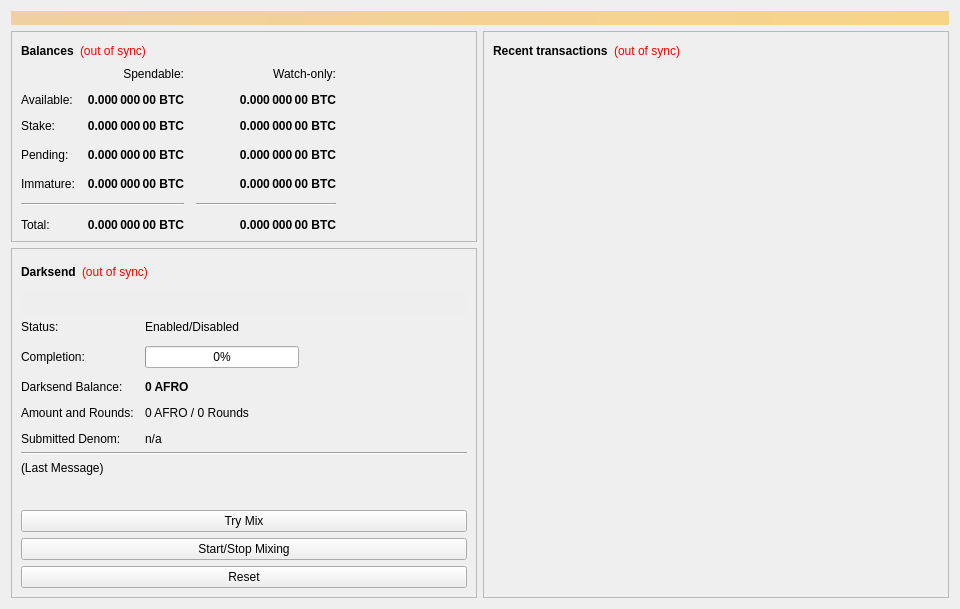
<?xml version="1.0" encoding="UTF-8"?>
<ui version="4.0">
 <class>OverviewPage</class>
 <widget class="QWidget" name="OverviewPage">
  <property name="geometry">
   <rect>
    <x>0</x>
    <y>0</y>
    <width>960</width>
    <height>594</height>
   </rect>
  </property>
  <property name="minimumSize">
   <size>
    <width>960</width>
    <height>0</height>
   </size>
  </property>
  <property name="windowTitle">
   <string>Form</string>
  </property>
  <layout class="QVBoxLayout" name="topLayout">
   <item>
    <widget class="QLabel" name="labelAlerts">
     <property name="visible">
      <bool>false</bool>
     </property>
     <property name="styleSheet">
      <string notr="true">background-color: qlineargradient(x1: 0, y1: 0, x2: 1, y2: 0, stop:0 #F0D0A0, stop:1 #F8D488); color:#000000;</string>
     </property>
     <property name="wordWrap">
      <bool>true</bool>
     </property>
     <property name="margin">
      <number>3</number>
     </property>
    </widget>
   </item>
   <item>
    <layout class="QHBoxLayout" name="horizontalLayout" stretch="1,1">
     <item>
      <layout class="QVBoxLayout" name="verticalLayout_2">
       <item>
        <widget class="QFrame" name="frame">
         <property name="frameShape">
          <enum>QFrame::StyledPanel</enum>
         </property>
         <property name="frameShadow">
          <enum>QFrame::Raised</enum>
         </property>
         <layout class="QVBoxLayout" name="verticalLayout_4">
          <item>
           <layout class="QHBoxLayout" name="horizontalLayout_4">
            <item>
             <widget class="QLabel" name="label_5">
              <property name="font">
               <font>
                <weight>75</weight>
                <bold>true</bold>
               </font>
              </property>
              <property name="text">
               <string>Balances</string>
              </property>
             </widget>
            </item>
            <item>
             <widget class="QLabel" name="labelWalletStatus">
              <property name="cursor">
               <cursorShape>WhatsThisCursor</cursorShape>
              </property>
              <property name="toolTip">
               <string>The displayed information may be out of date. Your wallet automatically synchronizes with the AFRO network after a connection is established, but this process has not completed yet.</string>
              </property>
              <property name="styleSheet">
               <string notr="true">QLabel { color: red; }</string>
              </property>
              <property name="text">
               <string notr="true">(out of sync)</string>
              </property>
              <property name="alignment">
               <set>Qt::AlignLeading|Qt::AlignLeft|Qt::AlignVCenter</set>
              </property>
             </widget>
            </item>
            <item>
             <spacer name="horizontalSpacer_3">
              <property name="orientation">
               <enum>Qt::Horizontal</enum>
              </property>
              <property name="sizeHint" stdset="0">
               <size>
                <width>40</width>
                <height>20</height>
               </size>
              </property>
             </spacer>
            </item>
           </layout>
          </item>
          <item>
           <layout class="QGridLayout" name="gridLayout">
            <property name="spacing">
             <number>12</number>
            </property>
            <item row="3" column="2">
             <widget class="QLabel" name="labelWatchPending">
              <property name="font">
               <font>
                <weight>75</weight>
                <bold>true</bold>
               </font>
              </property>
              <property name="cursor">
               <cursorShape>IBeamCursor</cursorShape>
              </property>
              <property name="toolTip">
               <string>Unconfirmed transactions to watch-only addresses</string>
              </property>
              <property name="text">
               <string notr="true">0.000 000 00 BTC</string>
              </property>
              <property name="alignment">
               <set>Qt::AlignRight|Qt::AlignTrailing|Qt::AlignVCenter</set>
              </property>
              <property name="textInteractionFlags">
               <set>Qt::LinksAccessibleByMouse|Qt::TextSelectableByKeyboard|Qt::TextSelectableByMouse</set>
              </property>
             </widget>
            </item>
            <item row="3" column="1">
             <widget class="QLabel" name="labelUnconfirmed">
              <property name="font">
               <font>
                <weight>75</weight>
                <bold>true</bold>
               </font>
              </property>
              <property name="cursor">
               <cursorShape>IBeamCursor</cursorShape>
              </property>
              <property name="toolTip">
               <string>Total of transactions that have yet to be confirmed, and do not yet count toward the spendable balance</string>
              </property>
              <property name="text">
               <string notr="true">0.000 000 00 BTC</string>
              </property>
              <property name="alignment">
               <set>Qt::AlignRight|Qt::AlignTrailing|Qt::AlignVCenter</set>
              </property>
              <property name="textInteractionFlags">
               <set>Qt::LinksAccessibleByMouse|Qt::TextSelectableByKeyboard|Qt::TextSelectableByMouse</set>
              </property>
             </widget>
            </item>
            <item row="4" column="2">
             <widget class="QLabel" name="labelWatchImmature">
              <property name="font">
               <font>
                <weight>75</weight>
                <bold>true</bold>
               </font>
              </property>
              <property name="cursor">
               <cursorShape>IBeamCursor</cursorShape>
              </property>
              <property name="toolTip">
               <string>Mined balance in watch-only addresses that has not yet matured</string>
              </property>
              <property name="text">
               <string notr="true">0.000 000 00 BTC</string>
              </property>
              <property name="alignment">
               <set>Qt::AlignRight|Qt::AlignTrailing|Qt::AlignVCenter</set>
              </property>
              <property name="textInteractionFlags">
               <set>Qt::LinksAccessibleByMouse|Qt::TextSelectableByKeyboard|Qt::TextSelectableByMouse</set>
              </property>
             </widget>
            </item>
            <item row="5" column="0" colspan="2">
             <widget class="Line" name="lineSpendableBalance">
              <property name="orientation">
               <enum>Qt::Horizontal</enum>
              </property>
             </widget>
            </item>
            <item row="5" column="2">
             <widget class="Line" name="lineWatchBalance">
              <property name="sizePolicy">
               <sizepolicy hsizetype="Preferred" vsizetype="Fixed">
                <horstretch>0</horstretch>
                <verstretch>0</verstretch>
               </sizepolicy>
              </property>
              <property name="minimumSize">
               <size>
                <width>140</width>
                <height>0</height>
               </size>
              </property>
              <property name="orientation">
               <enum>Qt::Horizontal</enum>
              </property>
             </widget>
            </item>
            <item row="6" column="0">
             <widget class="QLabel" name="labelTotalText">
              <property name="text">
               <string>Total:</string>
              </property>
             </widget>
            </item>
            <item row="4" column="1">
             <widget class="QLabel" name="labelImmature">
              <property name="font">
               <font>
                <weight>75</weight>
                <bold>true</bold>
               </font>
              </property>
              <property name="cursor">
               <cursorShape>IBeamCursor</cursorShape>
              </property>
              <property name="toolTip">
               <string>Mined balance that has not yet matured</string>
              </property>
              <property name="text">
               <string notr="true">0.000 000 00 BTC</string>
              </property>
              <property name="alignment">
               <set>Qt::AlignRight|Qt::AlignTrailing|Qt::AlignVCenter</set>
              </property>
              <property name="textInteractionFlags">
               <set>Qt::LinksAccessibleByMouse|Qt::TextSelectableByKeyboard|Qt::TextSelectableByMouse</set>
              </property>
             </widget>
            </item>
            <item row="3" column="3">
             <spacer name="horizontalSpacer_2">
              <property name="orientation">
               <enum>Qt::Horizontal</enum>
              </property>
              <property name="sizeHint" stdset="0">
               <size>
                <width>40</width>
                <height>20</height>
               </size>
              </property>
             </spacer>
            </item>
            <item row="4" column="0">
             <widget class="QLabel" name="labelImmatureText">
              <property name="text">
               <string>Immature:</string>
              </property>
             </widget>
            </item>
            <item row="6" column="1">
             <widget class="QLabel" name="labelTotal">
              <property name="font">
               <font>
                <weight>75</weight>
                <bold>true</bold>
               </font>
              </property>
              <property name="cursor">
               <cursorShape>IBeamCursor</cursorShape>
              </property>
              <property name="toolTip">
               <string>Your current total balance</string>
              </property>
              <property name="text">
               <string notr="true">0.000 000 00 BTC</string>
              </property>
              <property name="alignment">
               <set>Qt::AlignRight|Qt::AlignTrailing|Qt::AlignVCenter</set>
              </property>
              <property name="textInteractionFlags">
               <set>Qt::LinksAccessibleByMouse|Qt::TextSelectableByKeyboard|Qt::TextSelectableByMouse</set>
              </property>
             </widget>
            </item>
            <item row="6" column="2">
             <widget class="QLabel" name="labelWatchTotal">
              <property name="font">
               <font>
                <weight>75</weight>
                <bold>true</bold>
               </font>
              </property>
              <property name="cursor">
               <cursorShape>IBeamCursor</cursorShape>
              </property>
              <property name="toolTip">
               <string>Current total balance in watch-only addresses</string>
              </property>
              <property name="text">
               <string notr="true">0.000 000 00 BTC</string>
              </property>
              <property name="alignment">
               <set>Qt::AlignRight|Qt::AlignTrailing|Qt::AlignVCenter</set>
              </property>
              <property name="textInteractionFlags">
               <set>Qt::LinksAccessibleByMouse|Qt::TextSelectableByKeyboard|Qt::TextSelectableByMouse</set>
              </property>
             </widget>
            </item>
            <item row="0" column="2">
             <widget class="QLabel" name="labelWatchonly">
              <property name="text">
               <string>Watch-only:</string>
              </property>
              <property name="alignment">
               <set>Qt::AlignRight|Qt::AlignTrailing|Qt::AlignVCenter</set>
              </property>
             </widget>
            </item>
            <item row="1" column="0">
             <widget class="QLabel" name="labelBalanceText">
              <property name="text">
               <string>Available:</string>
              </property>
             </widget>
            </item>
            <item row="1" column="1">
             <widget class="QLabel" name="labelBalance">
              <property name="font">
               <font>
                <weight>75</weight>
                <bold>true</bold>
               </font>
              </property>
              <property name="cursor">
               <cursorShape>IBeamCursor</cursorShape>
              </property>
              <property name="toolTip">
               <string>Your current spendable balance</string>
              </property>
              <property name="text">
               <string notr="true">0.000 000 00 BTC</string>
              </property>
              <property name="alignment">
               <set>Qt::AlignRight|Qt::AlignTrailing|Qt::AlignVCenter</set>
              </property>
              <property name="textInteractionFlags">
               <set>Qt::LinksAccessibleByMouse|Qt::TextSelectableByKeyboard|Qt::TextSelectableByMouse</set>
              </property>
             </widget>
            </item>
            <item row="2" column="0">
             <widget class="QLabel" name="label_10">
              <property name="text">
               <string>Stake:</string>
              </property>
             </widget>
            </item>
            <item row="2" column="1">
             <widget class="QLabel" name="labelStake">
              <property name="font">
               <font>
                <weight>75</weight>
                <bold>true</bold>
               </font>
              </property>
              <property name="cursor">
               <cursorShape>IBeamCursor</cursorShape>
              </property>
              <property name="toolTip">
               <string>Total of coins that was staked, and do not yet count toward the current balance</string>
              </property>
              <property name="text">
               <string notr="true">0.000 000 00 BTC</string>
              </property>
              <property name="alignment">
               <set>Qt::AlignRight|Qt::AlignTrailing|Qt::AlignVCenter</set>
              </property>
              <property name="textInteractionFlags">
               <set>Qt::LinksAccessibleByMouse|Qt::TextSelectableByKeyboard|Qt::TextSelectableByMouse</set>
              </property>
             </widget>
            </item>
            <item row="2" column="2">
             <widget class="QLabel" name="labelWatchStake">
              <property name="font">
               <font>
                <weight>75</weight>
                <bold>true</bold>
               </font>
              </property>
              <property name="cursor">
               <cursorShape>IBeamCursor</cursorShape>
              </property>
              <property name="toolTip">
               <string>Total of coins that was staked in watch-only addresses, and do not yet count toward the current watch-only balance</string>
              </property>
              <property name="text">
               <string notr="true">0.000 000 00 BTC</string>
              </property>
              <property name="alignment">
               <set>Qt::AlignRight|Qt::AlignTrailing|Qt::AlignVCenter</set>
              </property>
              <property name="textInteractionFlags">
               <set>Qt::LinksAccessibleByMouse|Qt::TextSelectableByKeyboard|Qt::TextSelectableByMouse</set>
              </property>
             </widget>
            </item>
            <item row="1" column="2">
             <widget class="QLabel" name="labelWatchAvailable">
              <property name="font">
               <font>
                <weight>75</weight>
                <bold>true</bold>
               </font>
              </property>
              <property name="cursor">
               <cursorShape>IBeamCursor</cursorShape>
              </property>
              <property name="toolTip">
               <string>Your current balance in watch-only addresses</string>
              </property>
              <property name="text">
               <string notr="true">0.000 000 00 BTC</string>
              </property>
              <property name="alignment">
               <set>Qt::AlignRight|Qt::AlignTrailing|Qt::AlignVCenter</set>
              </property>
              <property name="textInteractionFlags">
               <set>Qt::LinksAccessibleByMouse|Qt::TextSelectableByKeyboard|Qt::TextSelectableByMouse</set>
              </property>
             </widget>
            </item>
            <item row="3" column="0">
             <widget class="QLabel" name="labelPendingText">
              <property name="text">
               <string>Pending:</string>
              </property>
             </widget>
            </item>
            <item row="0" column="1">
             <widget class="QLabel" name="labelSpendable">
              <property name="text">
               <string>Spendable:</string>
              </property>
              <property name="alignment">
               <set>Qt::AlignRight|Qt::AlignTrailing|Qt::AlignVCenter</set>
              </property>
             </widget>
            </item>
           </layout>
          </item>
         </layout>
        </widget>
       </item>
       <item>
        <widget class="QFrame" name="frameDarksend">
         <property name="sizePolicy">
          <sizepolicy hsizetype="Expanding" vsizetype="Expanding">
           <horstretch>0</horstretch>
           <verstretch>0</verstretch>
          </sizepolicy>
         </property>
         <property name="minimumSize">
          <size>
           <width>0</width>
           <height>350</height>
          </size>
         </property>
         <property name="layoutDirection">
          <enum>Qt::LeftToRight</enum>
         </property>
         <property name="frameShape">
          <enum>QFrame::StyledPanel</enum>
         </property>
         <property name="frameShadow">
          <enum>QFrame::Raised</enum>
         </property>
         <layout class="QVBoxLayout" name="verticalLayout_5">
          <item>
           <layout class="QHBoxLayout" name="horizontalLayout_5">
            <item>
             <widget class="QLabel" name="label_2">
              <property name="font">
               <font>
                <weight>75</weight>
                <bold>true</bold>
               </font>
              </property>
              <property name="text">
               <string>Darksend</string>
              </property>
             </widget>
            </item>
            <item>
             <widget class="QLabel" name="labelDarksendSyncStatus">
              <property name="toolTip">
               <string>The displayed information may be out of date. Your wallet automatically synchronizes with the AFRO network after a connection is established, but this process has not completed yet.</string>
              </property>
              <property name="styleSheet">
               <string notr="true">QLabel { color: red; }</string>
              </property>
              <property name="text">
               <string notr="true">(out of sync)</string>
              </property>
              <property name="alignment">
               <set>Qt::AlignLeading|Qt::AlignLeft|Qt::AlignVCenter</set>
              </property>
             </widget>
            </item>
            <item>
             <spacer name="horizontalSpacer_4">
              <property name="orientation">
               <enum>Qt::Horizontal</enum>
              </property>
              <property name="sizeHint" stdset="0">
               <size>
                <width>40</width>
                <height>20</height>
               </size>
              </property>
             </spacer>
            </item>
           </layout>
          </item>
          <item>
           <widget class="QPushButton" name="runAutoDenom">
            <property name="palette">
             <palette>
              <active>
               <colorrole role="WindowText">
                <brush brushstyle="SolidPattern">
                 <color alpha="255">
                  <red>0</red>
                  <green>0</green>
                  <blue>0</blue>
                 </color>
                </brush>
               </colorrole>
               <colorrole role="Button">
                <brush brushstyle="SolidPattern">
                 <color alpha="255">
                  <red>239</red>
                  <green>238</green>
                  <blue>238</blue>
                 </color>
                </brush>
               </colorrole>
               <colorrole role="Light">
                <brush brushstyle="SolidPattern">
                 <color alpha="255">
                  <red>255</red>
                  <green>255</green>
                  <blue>255</blue>
                 </color>
                </brush>
               </colorrole>
               <colorrole role="Midlight">
                <brush brushstyle="SolidPattern">
                 <color alpha="255">
                  <red>247</red>
                  <green>246</green>
                  <blue>246</blue>
                 </color>
                </brush>
               </colorrole>
               <colorrole role="Dark">
                <brush brushstyle="SolidPattern">
                 <color alpha="255">
                  <red>119</red>
                  <green>119</green>
                  <blue>119</blue>
                 </color>
                </brush>
               </colorrole>
               <colorrole role="Mid">
                <brush brushstyle="SolidPattern">
                 <color alpha="255">
                  <red>159</red>
                  <green>159</green>
                  <blue>159</blue>
                 </color>
                </brush>
               </colorrole>
               <colorrole role="Text">
                <brush brushstyle="SolidPattern">
                 <color alpha="255">
                  <red>0</red>
                  <green>0</green>
                  <blue>0</blue>
                 </color>
                </brush>
               </colorrole>
               <colorrole role="BrightText">
                <brush brushstyle="SolidPattern">
                 <color alpha="255">
                  <red>255</red>
                  <green>255</green>
                  <blue>255</blue>
                 </color>
                </brush>
               </colorrole>
               <colorrole role="ButtonText">
                <brush brushstyle="SolidPattern">
                 <color alpha="255">
                  <red>0</red>
                  <green>0</green>
                  <blue>0</blue>
                 </color>
                </brush>
               </colorrole>
               <colorrole role="Base">
                <brush brushstyle="SolidPattern">
                 <color alpha="255">
                  <red>255</red>
                  <green>255</green>
                  <blue>255</blue>
                 </color>
                </brush>
               </colorrole>
               <colorrole role="Window">
                <brush brushstyle="SolidPattern">
                 <color alpha="255">
                  <red>239</red>
                  <green>238</green>
                  <blue>238</blue>
                 </color>
                </brush>
               </colorrole>
               <colorrole role="Shadow">
                <brush brushstyle="SolidPattern">
                 <color alpha="255">
                  <red>0</red>
                  <green>0</green>
                  <blue>0</blue>
                 </color>
                </brush>
               </colorrole>
               <colorrole role="AlternateBase">
                <brush brushstyle="SolidPattern">
                 <color alpha="255">
                  <red>247</red>
                  <green>246</green>
                  <blue>246</blue>
                 </color>
                </brush>
               </colorrole>
               <colorrole role="ToolTipBase">
                <brush brushstyle="SolidPattern">
                 <color alpha="255">
                  <red>255</red>
                  <green>255</green>
                  <blue>220</blue>
                 </color>
                </brush>
               </colorrole>
               <colorrole role="ToolTipText">
                <brush brushstyle="SolidPattern">
                 <color alpha="255">
                  <red>0</red>
                  <green>0</green>
                  <blue>0</blue>
                 </color>
                </brush>
               </colorrole>
              </active>
              <inactive>
               <colorrole role="WindowText">
                <brush brushstyle="SolidPattern">
                 <color alpha="255">
                  <red>0</red>
                  <green>0</green>
                  <blue>0</blue>
                 </color>
                </brush>
               </colorrole>
               <colorrole role="Button">
                <brush brushstyle="SolidPattern">
                 <color alpha="255">
                  <red>239</red>
                  <green>238</green>
                  <blue>238</blue>
                 </color>
                </brush>
               </colorrole>
               <colorrole role="Light">
                <brush brushstyle="SolidPattern">
                 <color alpha="255">
                  <red>255</red>
                  <green>255</green>
                  <blue>255</blue>
                 </color>
                </brush>
               </colorrole>
               <colorrole role="Midlight">
                <brush brushstyle="SolidPattern">
                 <color alpha="255">
                  <red>247</red>
                  <green>246</green>
                  <blue>246</blue>
                 </color>
                </brush>
               </colorrole>
               <colorrole role="Dark">
                <brush brushstyle="SolidPattern">
                 <color alpha="255">
                  <red>119</red>
                  <green>119</green>
                  <blue>119</blue>
                 </color>
                </brush>
               </colorrole>
               <colorrole role="Mid">
                <brush brushstyle="SolidPattern">
                 <color alpha="255">
                  <red>159</red>
                  <green>159</green>
                  <blue>159</blue>
                 </color>
                </brush>
               </colorrole>
               <colorrole role="Text">
                <brush brushstyle="SolidPattern">
                 <color alpha="255">
                  <red>0</red>
                  <green>0</green>
                  <blue>0</blue>
                 </color>
                </brush>
               </colorrole>
               <colorrole role="BrightText">
                <brush brushstyle="SolidPattern">
                 <color alpha="255">
                  <red>255</red>
                  <green>255</green>
                  <blue>255</blue>
                 </color>
                </brush>
               </colorrole>
               <colorrole role="ButtonText">
                <brush brushstyle="SolidPattern">
                 <color alpha="255">
                  <red>0</red>
                  <green>0</green>
                  <blue>0</blue>
                 </color>
                </brush>
               </colorrole>
               <colorrole role="Base">
                <brush brushstyle="SolidPattern">
                 <color alpha="255">
                  <red>255</red>
                  <green>255</green>
                  <blue>255</blue>
                 </color>
                </brush>
               </colorrole>
               <colorrole role="Window">
                <brush brushstyle="SolidPattern">
                 <color alpha="255">
                  <red>239</red>
                  <green>238</green>
                  <blue>238</blue>
                 </color>
                </brush>
               </colorrole>
               <colorrole role="Shadow">
                <brush brushstyle="SolidPattern">
                 <color alpha="255">
                  <red>0</red>
                  <green>0</green>
                  <blue>0</blue>
                 </color>
                </brush>
               </colorrole>
               <colorrole role="AlternateBase">
                <brush brushstyle="SolidPattern">
                 <color alpha="255">
                  <red>247</red>
                  <green>246</green>
                  <blue>246</blue>
                 </color>
                </brush>
               </colorrole>
               <colorrole role="ToolTipBase">
                <brush brushstyle="SolidPattern">
                 <color alpha="255">
                  <red>255</red>
                  <green>255</green>
                  <blue>220</blue>
                 </color>
                </brush>
               </colorrole>
               <colorrole role="ToolTipText">
                <brush brushstyle="SolidPattern">
                 <color alpha="255">
                  <red>0</red>
                  <green>0</green>
                  <blue>0</blue>
                 </color>
                </brush>
               </colorrole>
              </inactive>
              <disabled>
               <colorrole role="WindowText">
                <brush brushstyle="SolidPattern">
                 <color alpha="255">
                  <red>119</red>
                  <green>119</green>
                  <blue>119</blue>
                 </color>
                </brush>
               </colorrole>
               <colorrole role="Button">
                <brush brushstyle="SolidPattern">
                 <color alpha="255">
                  <red>239</red>
                  <green>238</green>
                  <blue>238</blue>
                 </color>
                </brush>
               </colorrole>
               <colorrole role="Light">
                <brush brushstyle="SolidPattern">
                 <color alpha="255">
                  <red>255</red>
                  <green>255</green>
                  <blue>255</blue>
                 </color>
                </brush>
               </colorrole>
               <colorrole role="Midlight">
                <brush brushstyle="SolidPattern">
                 <color alpha="255">
                  <red>247</red>
                  <green>246</green>
                  <blue>246</blue>
                 </color>
                </brush>
               </colorrole>
               <colorrole role="Dark">
                <brush brushstyle="SolidPattern">
                 <color alpha="255">
                  <red>119</red>
                  <green>119</green>
                  <blue>119</blue>
                 </color>
                </brush>
               </colorrole>
               <colorrole role="Mid">
                <brush brushstyle="SolidPattern">
                 <color alpha="255">
                  <red>159</red>
                  <green>159</green>
                  <blue>159</blue>
                 </color>
                </brush>
               </colorrole>
               <colorrole role="Text">
                <brush brushstyle="SolidPattern">
                 <color alpha="255">
                  <red>119</red>
                  <green>119</green>
                  <blue>119</blue>
                 </color>
                </brush>
               </colorrole>
               <colorrole role="BrightText">
                <brush brushstyle="SolidPattern">
                 <color alpha="255">
                  <red>255</red>
                  <green>255</green>
                  <blue>255</blue>
                 </color>
                </brush>
               </colorrole>
               <colorrole role="ButtonText">
                <brush brushstyle="SolidPattern">
                 <color alpha="255">
                  <red>119</red>
                  <green>119</green>
                  <blue>119</blue>
                 </color>
                </brush>
               </colorrole>
               <colorrole role="Base">
                <brush brushstyle="SolidPattern">
                 <color alpha="255">
                  <red>239</red>
                  <green>238</green>
                  <blue>238</blue>
                 </color>
                </brush>
               </colorrole>
               <colorrole role="Window">
                <brush brushstyle="SolidPattern">
                 <color alpha="255">
                  <red>239</red>
                  <green>238</green>
                  <blue>238</blue>
                 </color>
                </brush>
               </colorrole>
               <colorrole role="Shadow">
                <brush brushstyle="SolidPattern">
                 <color alpha="255">
                  <red>0</red>
                  <green>0</green>
                  <blue>0</blue>
                 </color>
                </brush>
               </colorrole>
               <colorrole role="AlternateBase">
                <brush brushstyle="SolidPattern">
                 <color alpha="255">
                  <red>239</red>
                  <green>238</green>
                  <blue>238</blue>
                 </color>
                </brush>
               </colorrole>
               <colorrole role="ToolTipBase">
                <brush brushstyle="SolidPattern">
                 <color alpha="255">
                  <red>255</red>
                  <green>255</green>
                  <blue>220</blue>
                 </color>
                </brush>
               </colorrole>
               <colorrole role="ToolTipText">
                <brush brushstyle="SolidPattern">
                 <color alpha="255">
                  <red>0</red>
                  <green>0</green>
                  <blue>0</blue>
                 </color>
                </brush>
               </colorrole>
              </disabled>
             </palette>
            </property>
            <property name="focusPolicy">
             <enum>Qt::NoFocus</enum>
            </property>
            <property name="autoFillBackground">
             <bool>true</bool>
            </property>
            <property name="text">
             <string/>
            </property>
            <property name="flat">
             <bool>true</bool>
            </property>
           </widget>
          </item>
          <item>
           <layout class="QFormLayout" name="formLayout">
            <property name="fieldGrowthPolicy">
             <enum>QFormLayout::AllNonFixedFieldsGrow</enum>
            </property>
            <property name="horizontalSpacing">
             <number>11</number>
            </property>
            <property name="verticalSpacing">
             <number>12</number>
            </property>
            <item row="0" column="0">
             <widget class="QLabel" name="label_6">
              <property name="text">
               <string>Status:</string>
              </property>
             </widget>
            </item>
            <item row="1" column="0">
             <widget class="QLabel" name="label_7">
              <property name="text">
               <string>Completion:</string>
              </property>
             </widget>
            </item>
            <item row="1" column="1">
             <widget class="QProgressBar" name="darksendProgress">
              <property name="maximumSize">
               <size>
                <width>154</width>
                <height>16777215</height>
               </size>
              </property>
              <property name="value">
               <number>0</number>
              </property>
             </widget>
            </item>
            <item row="3" column="0">
             <widget class="QLabel" name="labelAnonymizedText">
              <property name="text">
               <string>Darksend Balance:</string>
              </property>
             </widget>
            </item>
            <item row="3" column="1">
             <widget class="QLabel" name="labelAnonymized">
              <property name="font">
               <font>
                <weight>75</weight>
                <bold>true</bold>
               </font>
              </property>
              <property name="text">
               <string notr="true">0 AFRO</string>
              </property>
             </widget>
            </item>
            <item row="4" column="0">
             <widget class="QLabel" name="label_8">
              <property name="text">
               <string>Amount and Rounds:</string>
              </property>
             </widget>
            </item>
            <item row="4" column="1">
             <widget class="QLabel" name="labelAmountRounds">
              <property name="text">
               <string>0 AFRO / 0 Rounds</string>
              </property>
             </widget>
            </item>
            <item row="5" column="0">
             <widget class="QLabel" name="label_9">
              <property name="text">
               <string>Submitted Denom:</string>
              </property>
             </widget>
            </item>
            <item row="5" column="1">
             <widget class="QLabel" name="labelSubmittedDenom">
              <property name="toolTip">
               <string>The denominations you submitted to the Masternode.&lt;br&gt;To mix, other users must submit the exact same denominations.</string>
              </property>
              <property name="text">
               <string>n/a</string>
              </property>
             </widget>
            </item>
            <item row="0" column="1">
             <widget class="QLabel" name="darksendEnabled">
              <property name="text">
               <string>Enabled/Disabled</string>
              </property>
             </widget>
            </item>
           </layout>
          </item>
          <item>
           <widget class="Line" name="lineLastMessage">
            <property name="orientation">
             <enum>Qt::Horizontal</enum>
            </property>
           </widget>
          </item>
          <item>
           <widget class="QLabel" name="darksendStatus">
            <property name="minimumSize">
             <size>
              <width>288</width>
              <height>43</height>
             </size>
            </property>
            <property name="text">
             <string>(Last Message)</string>
            </property>
            <property name="alignment">
             <set>Qt::AlignLeading|Qt::AlignLeft|Qt::AlignTop</set>
            </property>
            <property name="wordWrap">
             <bool>true</bool>
            </property>
           </widget>
          </item>
          <item>
           <widget class="QPushButton" name="darksendAuto">
            <property name="sizePolicy">
             <sizepolicy hsizetype="MinimumExpanding" vsizetype="Fixed">
              <horstretch>0</horstretch>
              <verstretch>0</verstretch>
             </sizepolicy>
            </property>
            <property name="toolTip">
             <string>Try to manually submit a Darksend request.</string>
            </property>
            <property name="text">
             <string>Try Mix</string>
            </property>
           </widget>
          </item>
          <item>
           <widget class="QPushButton" name="toggleDarksend">
            <property name="sizePolicy">
             <sizepolicy hsizetype="MinimumExpanding" vsizetype="Fixed">
              <horstretch>0</horstretch>
              <verstretch>0</verstretch>
             </sizepolicy>
            </property>
            <property name="text">
             <string>Start/Stop Mixing</string>
            </property>
           </widget>
          </item>
          <item>
           <widget class="QPushButton" name="darksendReset">
            <property name="sizePolicy">
             <sizepolicy hsizetype="MinimumExpanding" vsizetype="Fixed">
              <horstretch>0</horstretch>
              <verstretch>0</verstretch>
             </sizepolicy>
            </property>
            <property name="toolTip">
             <string>Reset the current status of Darksend (can interrupt Darksend if it's in the process of Mixing, which can cost you money!)</string>
            </property>
            <property name="autoFillBackground">
             <bool>false</bool>
            </property>
            <property name="text">
             <string>Reset</string>
            </property>
           </widget>
          </item>
         </layout>
        </widget>
       </item>
       <item>
        <spacer name="verticalSpacer">
         <property name="orientation">
          <enum>Qt::Vertical</enum>
         </property>
         <property name="sizeHint" stdset="0">
          <size>
           <width>20</width>
           <height>40</height>
          </size>
         </property>
        </spacer>
       </item>
      </layout>
     </item>
     <item>
      <layout class="QVBoxLayout" name="verticalLayout_3">
       <item>
        <widget class="QFrame" name="frame_2">
         <property name="frameShape">
          <enum>QFrame::StyledPanel</enum>
         </property>
         <property name="frameShadow">
          <enum>QFrame::Raised</enum>
         </property>
         <layout class="QVBoxLayout" name="verticalLayout">
          <item>
           <layout class="QHBoxLayout" name="horizontalLayout_2">
            <item>
             <widget class="QLabel" name="label_4">
              <property name="font">
               <font>
                <weight>75</weight>
                <bold>true</bold>
               </font>
              </property>
              <property name="text">
               <string>Recent transactions</string>
              </property>
             </widget>
            </item>
            <item>
             <widget class="QLabel" name="labelTransactionsStatus">
              <property name="cursor">
               <cursorShape>WhatsThisCursor</cursorShape>
              </property>
              <property name="toolTip">
               <string>The displayed information may be out of date. Your wallet automatically synchronizes with the AFRO network after a connection is established, but this process has not completed yet.</string>
              </property>
              <property name="styleSheet">
               <string notr="true">QLabel { color: red; }</string>
              </property>
              <property name="text">
               <string notr="true">(out of sync)</string>
              </property>
              <property name="alignment">
               <set>Qt::AlignRight|Qt::AlignTrailing|Qt::AlignVCenter</set>
              </property>
             </widget>
            </item>
            <item>
             <spacer name="horizontalSpacer">
              <property name="orientation">
               <enum>Qt::Horizontal</enum>
              </property>
              <property name="sizeHint" stdset="0">
               <size>
                <width>40</width>
                <height>20</height>
               </size>
              </property>
             </spacer>
            </item>
           </layout>
          </item>
          <item>
           <widget class="QListView" name="listTransactions">
            <property name="styleSheet">
             <string notr="true">QListView { background: transparent; }</string>
            </property>
            <property name="frameShape">
             <enum>QFrame::NoFrame</enum>
            </property>
            <property name="verticalScrollBarPolicy">
             <enum>Qt::ScrollBarAlwaysOff</enum>
            </property>
            <property name="horizontalScrollBarPolicy">
             <enum>Qt::ScrollBarAlwaysOff</enum>
            </property>
            <property name="selectionMode">
             <enum>QAbstractItemView::NoSelection</enum>
            </property>
           </widget>
          </item>
         </layout>
        </widget>
       </item>
      </layout>
     </item>
    </layout>
   </item>
  </layout>
 </widget>
 <resources/>
 <connections/>
</ui>
